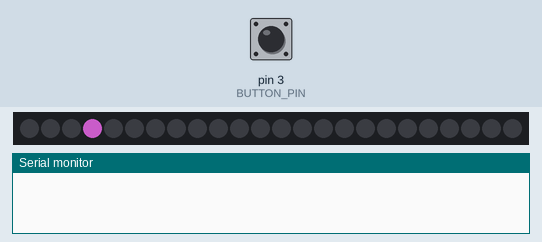
The sketch below on a simulated Arduino Uno, built with avr-gcc and run on an emulated ATmega328P. Parts: 24 RGB LEDs in strip order, left to right, the last lines printed to the serial monitor. Inputs (shaded band) come from the test bench; at power-on: pin 3 (BUTTON_PIN) HIGH. Dim RGB values are drawn brighter than linear; random numbers use the default seed unless the sketch sets one.

Above: at 1.2 s.
1.3 s: pin 3 (BUTTON_PIN) pulled LOW for 0.15 s
At 1.62 s:
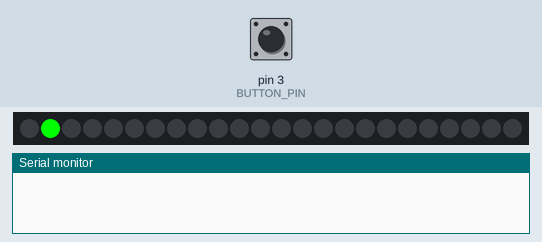
2.0 s: pin 3 (BUTTON_PIN) pulled LOW for 1 s
At 2.37 s:
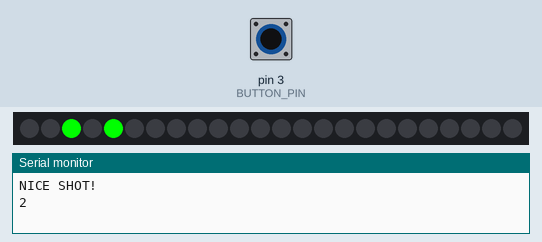
3.6 s: pin 3 (BUTTON_PIN) pulled LOW for 0.15 s
At 3.83 s:
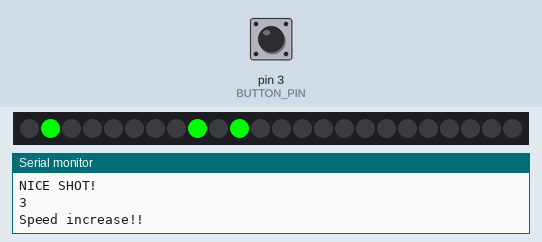
4.3 s: pin 3 (BUTTON_PIN) pulled LOW for 1 s
At 4.51 s:
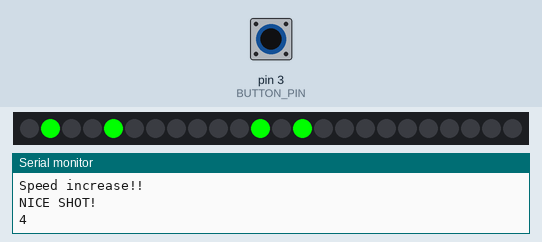
Timing chart, 0 to 6.9 s (numbered marks = the images above; inputs shaded):
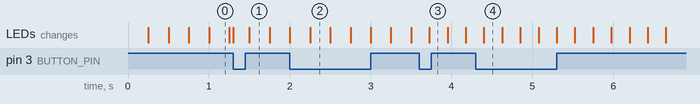

The sketch:

neopixelring-game.ino
```cpp
// "Shoot" lights to the neopixel ring. If the light position is already occupied => GAME OVER!
// Potential variants:
//   1. Allow light to wander in both directions.
#include <Adafruit_NeoPixel.h>
#include <JC_Button.h>

// Pin connected to the action button
#define BUTTON_PIN    3
// Pin connected to NeoPixel ring
#define NEOPIXEL_PIN  2
// Num NeoPixels in ring
#define NUM_PIXELS    24

// Button with 10ms debounce
Button button(BUTTON_PIN, 10);
// When we setup the NeoPixel library, we tell it how many pixels, and which pin to use to send signals.
Adafruit_NeoPixel pixels = Adafruit_NeoPixel(NUM_PIXELS, NEOPIXEL_PIN, NEO_GRB + NEO_KHZ800);

// Game/Application states, mapped to some functions
typedef enum {STATE_IDLE = 0, STATE_PLAYING = 1, STATE_GAMEOVER = 2} GameState;
GameState gameState = -1;
void (*stateTable[])() = {idleLoop, gameLoop, gameOverLoop};
void (*lightRenderStateTable[])() {idlingLights, playingLights, gameOverLights};

static const int START_PIXEL_INDEX = 0;
static const int START_LEVEL_UPDATE_INTERVAL = 250;

static long currentMS = 0;
static long lastUpdateMS = 0;
static int updateIntervalMS = START_LEVEL_UPDATE_INTERVAL;

static int numActiveLights = 0;
static int activeLights[24] = {};

static int currentLevel = 0;

static int collectedLights = 0;

void setup() {
  pixels.begin();
  button.begin();

  while (!Serial) { };
  Serial.begin(19200);

  enterState(STATE_IDLE);
}

bool enterState(GameState nextState) {
  if (gameState == nextState) {
    return false;
  }

  if (nextState == STATE_IDLE) {
    updateIntervalMS = START_LEVEL_UPDATE_INTERVAL;
    clearLights(true);
    numActiveLights = 0;
  } else if (nextState == STATE_PLAYING){
    // Start game with first shot
    currentLevel = 1;
    clearLights(true);
    numActiveLights = 0;
    fireLight();
  } else if (nextState == STATE_GAMEOVER){
    collectedLights = 0;
    Serial.println("GAME OVER");
    Serial.println(numActiveLights);
  }

  gameState = nextState;
  return true;
}

void loop() {
  button.read();
  stateTable[gameState]();
}

void idleLoop() {
  if (button.wasPressed()) {
    enterState(STATE_PLAYING);
  }

  lightsLoop();
}

void gameOverLoop() {
  if (button.wasPressed()) {
    enterState(STATE_IDLE);
  }

  lightsLoop();
}

void gameLoop() {
  if (button.wasPressed()) {
    bool fired = fireLight();

    if (!fired) {
      // Not able to fire -> game over!
      enterState(STATE_GAMEOVER);
    } else {
      Serial.println("NICE SHOT!");
      Serial.println(numActiveLights);
      levelUp();
    }
  }

  lightsLoop();
}

void levelUp() {
  currentLevel++;

  // Increase speed every third level (if possible)
  if (currentLevel%3 == 0 && updateIntervalMS > 25) {
    Serial.println("Speed increase!!");
    updateIntervalMS -= 25;
  }
}

void lightsLoop() {
  currentMS = millis();

  if ((currentMS - lastUpdateMS) >= updateIntervalMS) {
    clearLights();
    lightRenderStateTable[gameState]();
    pixels.show();
    lastUpdateMS = currentMS;
  }
}

void idlingLights() {
  pixels.setPixelColor(random(23), pixels.Color(random(255),random(255),random(255)));
}

void playingLights() {
  for (int i=0; i<numActiveLights; i++) {
    activeLights[i] += 1;
    //wrap
    if (activeLights[i] >= NUM_PIXELS) {
      activeLights[i] = 0;
    }
    pixels.setPixelColor(activeLights[i], pixels.Color(0,255,0));
  }
}

// Stack up all lights so its easy to count them. And make em dead red!
void gameOverLights() {
  for (int i=0; i<numActiveLights; i++) {
    if (activeLights[i] < NUM_PIXELS-collectedLights-1) {
      activeLights[i] += 1;
      //wrap
      if (activeLights[i] >= NUM_PIXELS) {
        activeLights[i] = 0;
      }
    }
    if (activeLights[i] == NUM_PIXELS-collectedLights-1) {
      collectedLights++;
    }
    pixels.setPixelColor(activeLights[i], pixels.Color(255,0,0));
  }
}

bool fireLight() {
  // Check if someone is already occuping the entry pixel,
  // if that is the case, we cannot shoot
  for (int i=0; i<numActiveLights; i++) {
    if (activeLights[i] == START_PIXEL_INDEX) {
      return false;
    }
  }
  // Add a new light
  activeLights[numActiveLights] = START_PIXEL_INDEX;
  numActiveLights++;
  return true;
}

void clearLights() {
  clearLights(false);
}

void clearLights(bool render) {
  for(uint16_t i=0; i<NUM_PIXELS; i++) {
    pixels.setPixelColor(i, pixels.Color(0,0,0));
  }
  if (render)
    pixels.show();
}
```
